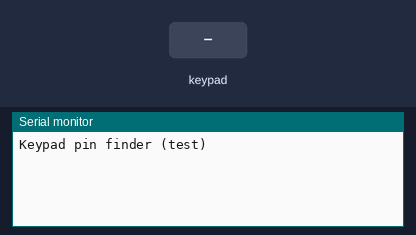
Simulated run of this sketch. Board: Arduino Uno, built with avr-gcc and run on an emulated ATmega328P. Shown: the last lines printed to the serial monitor. The inputs (shaded band) are chosen by the test bench.

Above: at 1.2 s.
1.3 s: key '1' pressed
At 2.5 s:
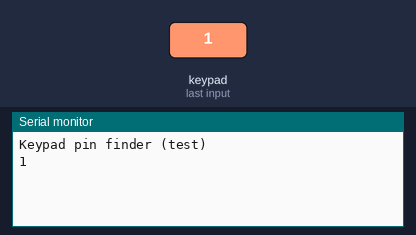
2.8 s: keypad keys 1 7 1 0 6 1 9 # pressed 0.4 s apart
At 6.9 s:
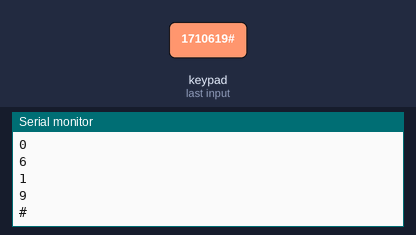
7.5 s: key '*' pressed
At 8.6 s:
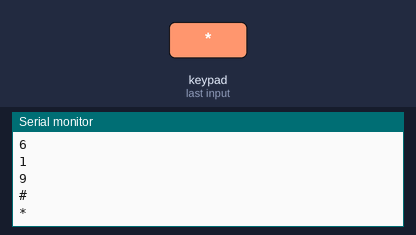
9.0 s: keypad keys 9 1 2 1 6 pressed 0.4 s apart
At 10.9 s:
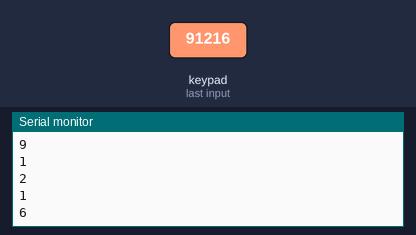
Timing chart, 0 to 12.4 s (numbered marks = the images above; inputs shaded):
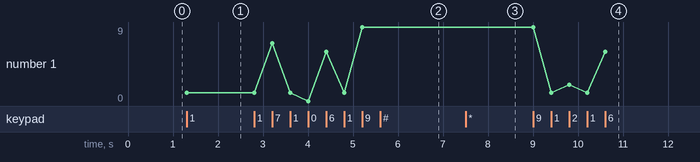

The sketch:

keypadpinfinder_test.ino
```cpp
/* @file HelloKeypad.pde
  || @version 1.0
  || @author Alexander Brevig
  || @contact alexanderbrevig@gmail.com
  ||
  || @description
  || | Demonstrates the simplest use of the matrix Keypad library.
  || #
*/
#include <Keypad.h>

// ---------- Paste here ----------


const byte rows = 4; // rows
const byte cols = 3; // columns
char keys[rows][cols] = {
  {'1', '2', '3'},
  {'4', '5', '6'},
  {'7', '8', '9'},
  {'*', '0', '#'}
};
byte rowPins[rows] = {17, 10, 6, 19}; //connect to the row pinouts of the keypad
byte colPins[cols] = {9, 12, 16}; //connect to the column pinouts of the keypad
Keypad keypad = Keypad(makeKeymap(keys), rowPins, colPins, rows, cols);


// ---------- End paste ----------


void setup() {
  Serial.begin(9600);
  Serial.println("");
  Serial.println("Keypad pin finder (test)");
}

void loop() {
  char key = keypad.getKey();

  if (key) {
    Serial.println(key);
  }
}
```

Measured:
- after the input at 1.3 s, the serial monitor: prints a new line at once (image 1)
- after the input at 2.8 s, the serial monitor: prints a new line after 0.41 s (image 2)
- after the input at 7.5 s, the serial monitor: prints a new line at once (image 3)
- after the input at 9.0 s, the serial monitor: prints a new line at once (image 4)
- plotted number 1: 1 → 9 after the input at 2.8 s, 9 → 6 after the input at 9.0 s
